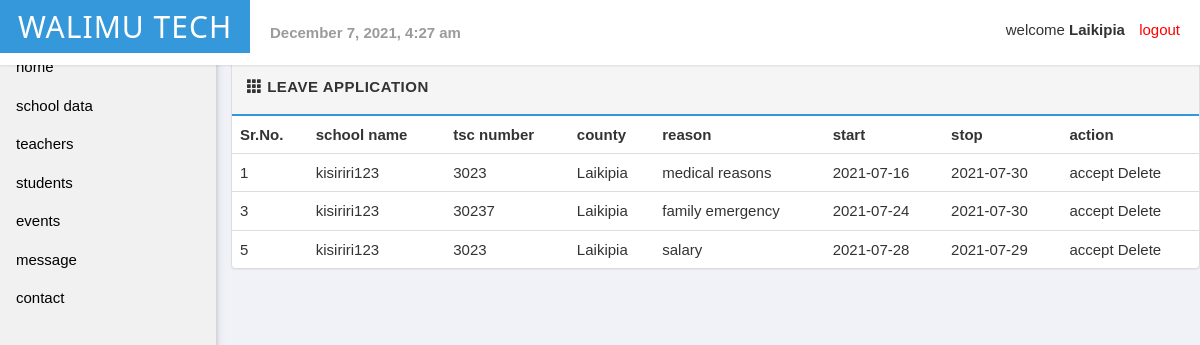
/subadmin/leave.php (signed in), run on the app's committed database.
### tables this page shows
CREATE TABLE `leaveapp` (
  `id` int(11) NOT NULL,
  `username` varchar(255) NOT NULL,
  `tsnumber` varchar(255) NOT NULL,
  `county` varchar(255) NOT NULL,
  `name` varchar(255) NOT NULL,
  `reason` varchar(255) NOT NULL,
  `start` varchar(255) NOT NULL,
  `end` varchar(255) NOT NULL
);

### subadmin/leave.php (the view, shortened to what this page needs)
<?php include('adminserver.php'); ?>
<!DOCTYPE html>
<head>
    <link rel="stylesheet" href="https://maxcdn.bootstrapcdn.com/bootstrap/3.3.4/css/bootstrap.min.css" />
    <link rel="stylesheet" href="//cdnjs.cloudflare.com/ajax/libs/bootstrap-datepicker/1.3.0/css/datepicker3.min.css" />
    <link rel="stylesheet" href="css/main.css" />
    <link rel="stylesheet" href="css/sidenav.css" />
</head>
<body>
    <?php include('header.php'); ?>
    <?php if (isset($_SESSION['username'])) : ?>
        <?php include('sidenav.php'); ?>
        <div class="row" style="margin-left:18%; margin-top:5%;">
            <div class="col-md-12">
                <div class="panel panel-default">
                    <div class="panel-heading clearfix">
                        <strong>
                            <span class="glyphicon glyphicon-th"></span>
                            <span>leave application</span>
                        </strong>
                    </div>
                    <table class=" table table-dark table-hover">
                        <tr>
                            <th>Sr.No.</th>
                            <th>school name</th>
                            <th>tsc number</th>
                            <th>county</th>
                            <th>reason</th>
                            <th>start</th>
                            <th>stop</th>
                            <th>action</th>
                        </tr>
                        <?php
                        $records = mysqli_query($db, "SELECT * from leaveapp WHERE county= '" . $_SESSION["username"] . "'");
                        while ($data = mysqli_fetch_array($records)) {
                        ?>
                            <tr>
                                <td><?php echo $data['id']; ?></td>
                                <td><?php echo $data['username']; ?></td>
                                <td><?php echo $data['tsnumber']; ?></td>
                                <td><?php echo $data['county']; ?></td>
                                <td><?php echo $data['reason']; ?></td>
                                <td><?php echo $data['start']; ?></td>
                                <td><?php echo $data['end']; ?></td>
                                <td>
                                    <a href="leaveapprove.php?id=<?php echo $data['id']; ?>">accept</a>
                                    <a href="delete.php?id=<?php echo $data['id']; ?>">Delete</a>
                                </td>
                            </tr>
                        <?php
                        }
                        ?>
                    </table>
                <?php endif ?>
                </div>
</body>

### subadmin/css/main.css (style rules this page uses)
body { font-family: 'Helvetica Neue', Helvetica, Arial, sans-serif; font-weight: 400; overflow-x: hidden; overflow-y: auto; background: #f1f2f7; height: 100%; width: 100%; }
a { color: #777; text-decoration: none; }
.panel-default>.panel-heading { background-color: #f5f5f5; border-bottom: 2px solid #3498DB; font-size: 15px; text-transform: uppercase; letter-spacing: .5px; padding: 15px; }

### subadmin/css/w33.css (style rules this page uses)
*, *:before, *:after { box-sizing: inherit }
body { margin: 0 }
a { background-color: transparent }
b, strong { font-weight: bolder }
html, body { font-family: Verdana, sans-serif; font-size: 15px; line-height: 1.5 }
a { color: inherit }

### data on the page
leaveapp: id "1", username "kisiriri123", tsnumber "3023", county "Laikipia", reason "medical reasons", start "2021-07-16", end "2021-07-30"
leaveapp: id "3", username "kisiriri123", tsnumber "30237", county "Laikipia", reason "family emergency", start "2021-07-24", end "2021-07-30"
leaveapp: id "5", username "kisiriri123", tsnumber "3023", county "Laikipia", reason "salary", start "2021-07-28", end "2021-07-29"

### other printed values
$_SESSION['username'] "Laikipia"
